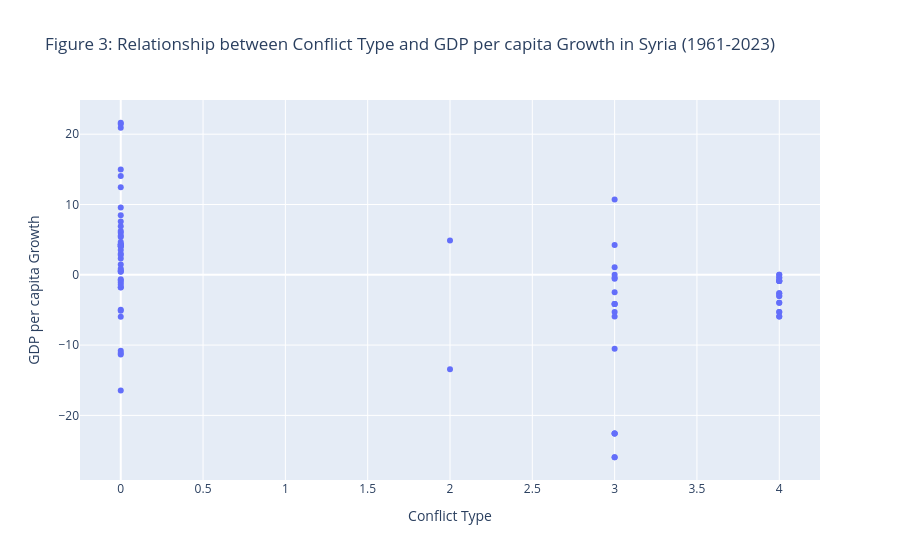

Here is the notebook cell this chart was saved with:
### Code cell
# plot the relations between conflict types and GDP per capita growth
fig3 = px.scatter(
    Merged_Data,
    x="type_of_conflict",
    y="GDP per capita",
    title="Figure 3: Relationship between Conflict Type and GDP per capita Growth in Syria (1961-2023)",
    labels={
        "type_of_conflict": "Conflict Type",
        "GDP per capita": "GDP per capita Growth",
    },
)
fig3.show()

### Figure 1 — Plotly figure (JSON) as saved in the notebook; plotly's stock layout.template omitted (floating-point values rounded to 4 significant figures)
{"data": [{"hovertemplate": "Conflict Type=%{x}<br>GDP per capita Growth=%{y}<extra></extra>", "legendgroup": "", "marker": {"color": "#636efa", "symbol": "circle"}, "mode": "markers", "name": "", "orientation": "v", "showlegend": false, "type": "scatter", "x": [0.0, 0.0, 0.0, 0.0, 0.0, 3.0, 2.0, 0.0, 0.0, 0.0, 0.0, 0.0, 2.0, 0.0, 0.0, 0.0, 0.0, 0.0, 3.0, 3.0, 3.0, 3.0, 0.0, 0.0, 0.0, 0.0, 0.0, 0.0, 0.0, 0.0, 0.0, 0.0, 0.0, 0.0, 0.0, 0.0, 0.0, 0.0, 0.0, 0.0, 0.0, 0.0, 0.0, 0.0, 0.0, 0.0, 0.0, 0.0, 0.0, 0.0, 3.0, 3.0, 3.0, 3.0, 3.0, 3.0, 3.0, 3.0, 3.0, 4.0, 4.0, 3.0, 4.0, 4.0, 3.0, 4.0, 4.0, 3.0, 4.0, 4.0, 4.0, 4.0, 4.0, 4.0, 4.0, 4.0, 4.0, 4.0, 4.0, 3.0, 4.0], "xaxis": "x", "y": [7.566, 20.91, -11.35, 5.982, -0.8284, -10.52, 4.871, 0.4579, 14.99, -4.959, 5.364, 21.46, -13.44, 21.63, 12.47, 8.478, -5.115, 6.236, -2.48, 10.73, 4.235, -0.5646, -1.112, -10.8, 5.571, -11.11, -1.765, 14.07, -16.46, 0.4396, 4.335, 9.557, 2.995, 4.097, 4.038, 6.891, 2.303, 4.066, -5.976, -1.804, -1.403, 1.473, 4.682, 4.294, 3.521, 0.644, -0.6358, 0.8434, 4.272, 2.827, 1.071, -25.96, -25.96, -22.58, -22.58, -22.58, -4.147, -4.147, -4.147, 0.008465, 0.008465, 0.008465, -5.28, -5.28, -5.28, -0.8825, -0.8825, -0.4359, -0.4359, -0.4359, -2.637, -2.637, -3.98, -3.98, -0.8743, -0.8743, -3.004, -3.004, -5.949, -5.949, -5.949], "yaxis": "y"}], "layout": {"legend": {"tracegroupgap": 0}, "title": {"text": "Figure 3: Relationship between Conflict Type and GDP per capita Growth in Syria (1961-2023)"}, "xaxis": {"anchor": "y", "domain": [0, 1], "title": {"text": "Conflict Type"}}, "yaxis": {"anchor": "x", "domain": [0, 1], "title": {"text": "GDP per capita Growth"}}}}
